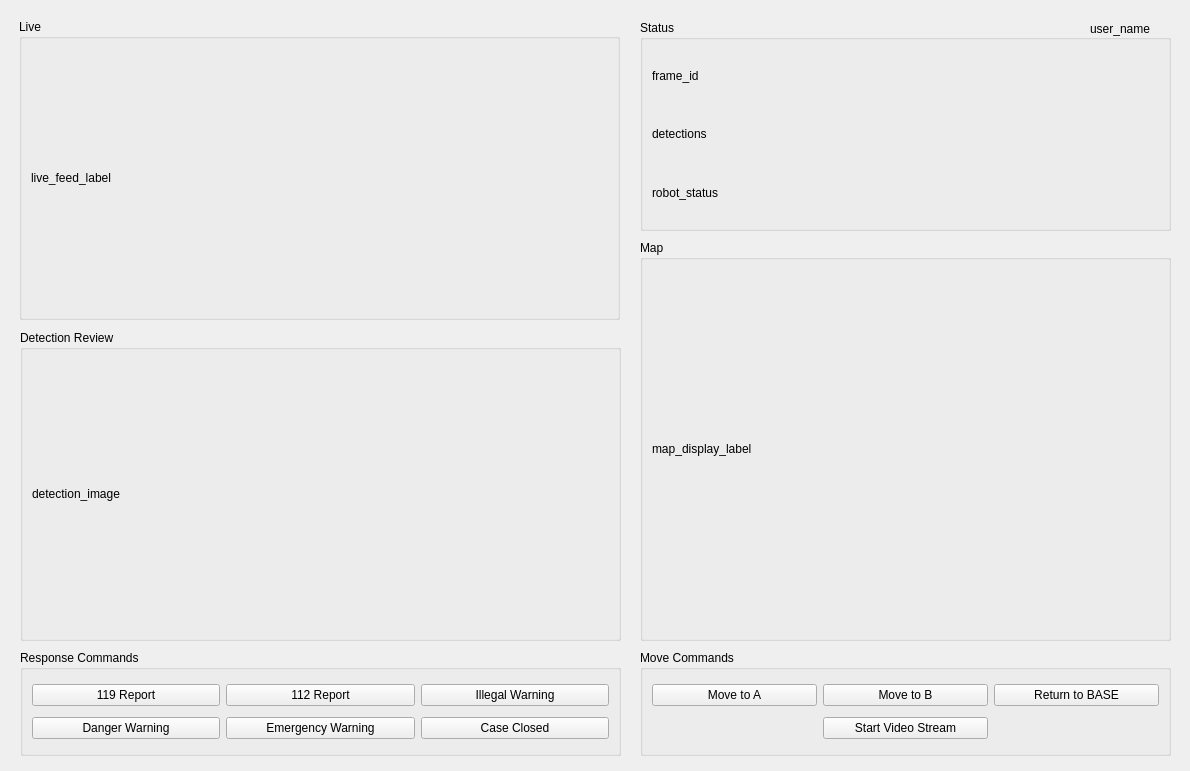
<?xml version="1.0" encoding="UTF-8"?>
<ui version="4.0">
 <class>Form</class>
 <widget class="QWidget" name="Form">
  <property name="windowModality">
   <enum>Qt::NonModal</enum>
  </property>
  <property name="geometry">
   <rect>
    <x>0</x>
    <y>0</y>
    <width>1190</width>
    <height>771</height>
   </rect>
  </property>
  <property name="windowTitle">
   <string>Form</string>
  </property>
  <widget class="QWidget" name="widget" native="true">
   <property name="enabled">
    <bool>true</bool>
   </property>
   <property name="geometry">
    <rect>
     <x>10</x>
     <y>10</y>
     <width>621</width>
     <height>751</height>
    </rect>
   </property>
   <property name="acceptDrops">
    <bool>false</bool>
   </property>
   <property name="autoFillBackground">
    <bool>false</bool>
   </property>
   <widget class="QGroupBox" name="live">
    <property name="geometry">
     <rect>
      <x>9</x>
      <y>9</y>
      <width>601</width>
      <height>301</height>
     </rect>
    </property>
    <property name="title">
     <string>Live</string>
    </property>
    <layout class="QGridLayout" name="gridLayout">
     <item row="0" column="0" rowspan="2">
      <widget class="QLabel" name="live_feed_label">
       <property name="text">
        <string>live_feed_label</string>
       </property>
      </widget>
     </item>
    </layout>
   </widget>
   <widget class="QGroupBox" name="detection_review">
    <property name="geometry">
     <rect>
      <x>10</x>
      <y>320</y>
      <width>601</width>
      <height>311</height>
     </rect>
    </property>
    <property name="title">
     <string>Detection Review</string>
    </property>
    <layout class="QGridLayout" name="gridLayout_4">
     <item row="1" column="0">
      <widget class="QLabel" name="detection_image">
       <property name="text">
        <string>detection_image</string>
       </property>
      </widget>
     </item>
    </layout>
   </widget>
   <widget class="QGroupBox" name="response_commands">
    <property name="geometry">
     <rect>
      <x>10</x>
      <y>640</y>
      <width>601</width>
      <height>106</height>
     </rect>
    </property>
    <property name="title">
     <string>Response Commands</string>
    </property>
    <layout class="QGridLayout" name="gridLayout_6">
     <item row="1" column="2">
      <widget class="QPushButton" name="btn_case_closed">
       <property name="text">
        <string>Case Closed</string>
       </property>
      </widget>
     </item>
     <item row="1" column="1">
      <widget class="QPushButton" name="btn_emergency_warning">
       <property name="text">
        <string>Emergency Warning</string>
       </property>
      </widget>
     </item>
     <item row="1" column="0">
      <widget class="QPushButton" name="btn_danger_warning">
       <property name="text">
        <string>Danger Warning</string>
       </property>
      </widget>
     </item>
     <item row="0" column="0">
      <widget class="QPushButton" name="btn_fire_report">
       <property name="text">
        <string>119 Report</string>
       </property>
      </widget>
     </item>
     <item row="0" column="1">
      <widget class="QPushButton" name="btn_police_report">
       <property name="text">
        <string>112 Report</string>
       </property>
      </widget>
     </item>
     <item row="0" column="2">
      <widget class="QPushButton" name="btn_illegal_warning">
       <property name="text">
        <string>Illegal Warning</string>
       </property>
      </widget>
     </item>
    </layout>
   </widget>
  </widget>
  <widget class="QWidget" name="widget_2" native="true">
   <property name="geometry">
    <rect>
     <x>630</x>
     <y>10</y>
     <width>551</width>
     <height>751</height>
    </rect>
   </property>
   <widget class="QGroupBox" name="status">
    <property name="geometry">
     <rect>
      <x>10</x>
      <y>10</y>
      <width>531</width>
      <height>211</height>
     </rect>
    </property>
    <property name="title">
     <string>Status</string>
    </property>
    <layout class="QGridLayout" name="gridLayout_2">
     <item row="1" column="0">
      <widget class="QLabel" name="detections">
       <property name="text">
        <string>detections</string>
       </property>
      </widget>
     </item>
     <item row="0" column="0">
      <widget class="QLabel" name="connectivity_label">
       <property name="text">
        <string>frame_id</string>
       </property>
      </widget>
     </item>
     <item row="2" column="0">
      <widget class="QLabel" name="robot_status">
       <property name="text">
        <string>robot_status</string>
       </property>
      </widget>
     </item>
    </layout>
   </widget>
   <widget class="QGroupBox" name="map">
    <property name="geometry">
     <rect>
      <x>10</x>
      <y>230</y>
      <width>531</width>
      <height>401</height>
     </rect>
    </property>
    <property name="title">
     <string>Map</string>
    </property>
    <layout class="QGridLayout" name="gridLayout_3">
     <item row="1" column="1">
      <widget class="QLabel" name="map_display_label">
       <property name="text">
        <string>map_display_label</string>
       </property>
      </widget>
     </item>
    </layout>
   </widget>
   <widget class="QGroupBox" name="move_commands">
    <property name="geometry">
     <rect>
      <x>10</x>
      <y>640</y>
      <width>531</width>
      <height>106</height>
     </rect>
    </property>
    <property name="title">
     <string>Move Commands</string>
    </property>
    <layout class="QGridLayout" name="gridLayout_5">
     <item row="0" column="3">
      <widget class="QPushButton" name="btn_return_to_base">
       <property name="text">
        <string>Return to BASE</string>
       </property>
      </widget>
     </item>
     <item row="0" column="1">
      <widget class="QPushButton" name="btn_move_to_a">
       <property name="sizePolicy">
        <sizepolicy hsizetype="Minimum" vsizetype="Fixed">
         <horstretch>0</horstretch>
         <verstretch>0</verstretch>
        </sizepolicy>
       </property>
       <property name="text">
        <string>Move to A</string>
       </property>
      </widget>
     </item>
     <item row="0" column="2">
      <widget class="QPushButton" name="btn_move_to_b">
       <property name="text">
        <string>Move to B</string>
       </property>
      </widget>
     </item>
     <item row="1" column="2">
      <widget class="QPushButton" name="btn_start_video_stream">
       <property name="text">
        <string>Start Video Stream</string>
       </property>
      </widget>
     </item>
    </layout>
   </widget>
  </widget>
  <widget class="QLabel" name="label_user_name">
   <property name="geometry">
    <rect>
     <x>1090</x>
     <y>10</y>
     <width>507</width>
     <height>37</height>
    </rect>
   </property>
   <property name="text">
    <string>user_name</string>
   </property>
  </widget>
 </widget>
 <resources/>
 <connections/>
</ui>
